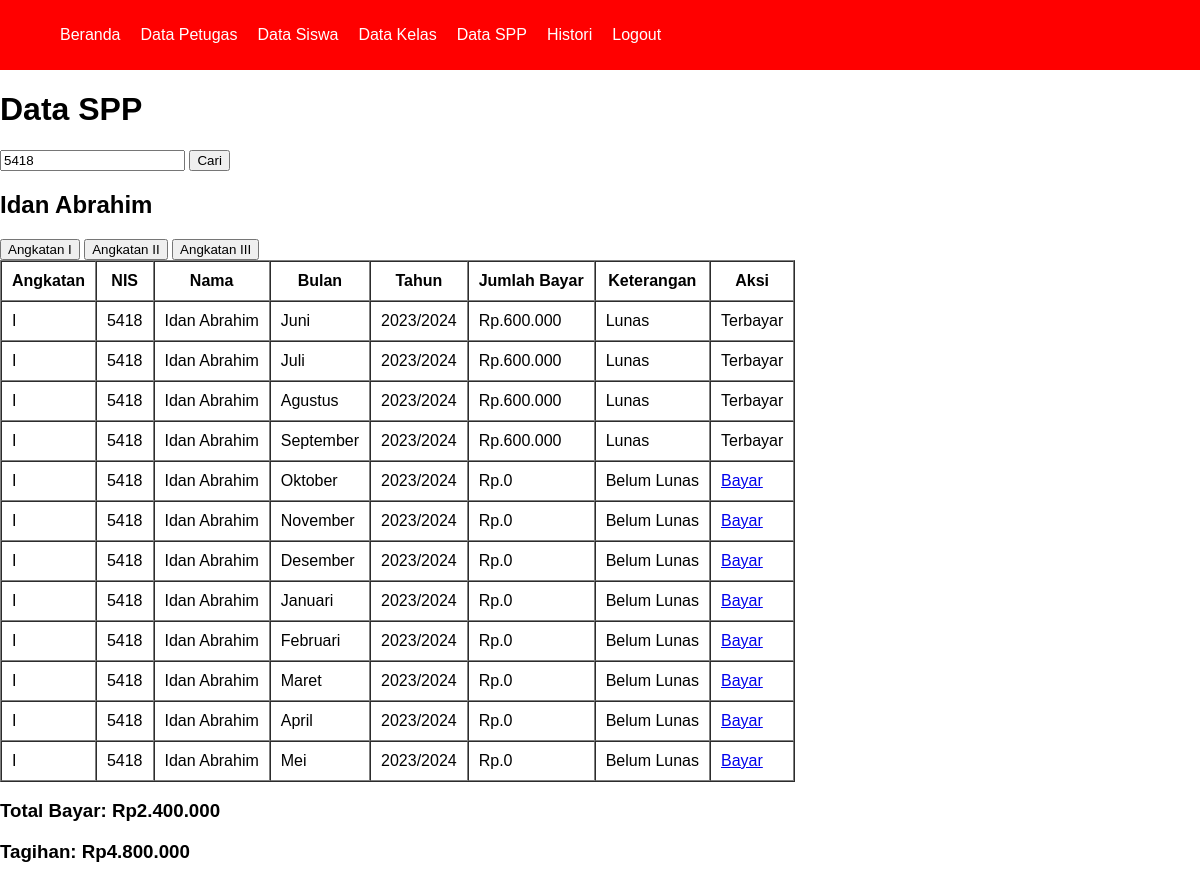
Screenshot of /pembayaran/pembayaran.php?keyword=5418 (signed in) with the database file from the repository.
### tables this page shows
CREATE TABLE `tb_siswa` (
  `nis` int(11) NOT NULL,
  `nama_siswa` varchar(100) NOT NULL,
  `password` varchar(10) NOT NULL,
  `id_kelas` varchar(10) NOT NULL,
  `jenis_kelamin` varchar(10) NOT NULL,
  `alamat` varchar(100) NOT NULL
);

CREATE TABLE `tb_pembayaran` (
  `id_pembayaran` int(11) NOT NULL,
  `nis` int(11) NOT NULL,
  `bulan` varchar(50) NOT NULL,
  `tahun` varchar(50) NOT NULL,
  `jumlah_bayar` double DEFAULT NULL,
  `angkatan` varchar(10) NOT NULL
);

### pembayaran/functions_pembayaran.php (called while the page is built, shortened)
<?php
        $conn = mysqli_connect("localhost", "root", "", "spp_db");
        function query($query){
            global $conn;
            $result = mysqli_query($conn, $query);
            $rows = [];
            while( $row = mysqli_fetch_assoc($result)) {
                $rows[] = $row;
            }
            return $rows;
        }

### pembayaran/pembayaran.php (the view, shortened to what this page needs)
<?php
    require 'functions_pembayaran.php';
    require '../views/template/navbar.php';
    if(isset($_GET['keyword'])) {
        $keyword = $_GET['keyword'];
        $nama = query("SELECT * FROM tb_siswa WHERE nis = $keyword");
        $pembayaran = query("SELECT * FROM tb_pembayaran INNER JOIN tb_siswa USING(nis) WHERE nis = $keyword AND angkatan = 'I'");
        $tagihan = query("SELECT SUM(jumlah_bayar) FROM tb_pembayaran INNER JOIN tb_siswa USING(nis) WHERE nis = $keyword AND angkatan='I'")[0];
    }
?>
<!DOCTYPE html>
<html lang="en">
<head>
    <link rel="stylesheet" href="../CSS/style.css">
</head>
<body>
    <h1>Data SPP</h1>
    <form action="" method="GET" autocomplete="off" class="search-form">
        <?php if (!isset($_GET['keyword'])) : ?>
        <input type="text" name="keyword" placeholder="Cari NIS"  maxlength="4" required>
        <?php else : ?>
        <input type="text" name="keyword" placeholder="Cari NIS" value="<?= $_GET['keyword']; ?>"  maxlength="4" required>
        <?php endif; ?>
        <button type="submit">Cari</button>
    </form>
    <?php if (isset($_GET['keyword'])) : ?>
        <h2><?= $nama[0]["nama_siswa"]; ?></h2>
        <form action="" method="POST">
            <button type="submit" name="angkatan-1">Angkatan I</button>
            <button type="submit" name="angkatan-2">Angkatan II</button>
            <button type="submit" name="angkatan-3">Angkatan III</button>
        </form>
        <table border="1" cellspacing="0" cellpadding="10">
            <tr>
                <th>Angkatan</th>
                <th>NIS</th>
                <th>Nama</th>
                <th>Bulan</th>
                <th>Tahun</th>
                <th>Jumlah Bayar</th>
                <th>Keterangan</th>
                <th>Aksi</th>
            </tr>
            <?php foreach($pembayaran as $row) : ?>
            <tr>
                <td><?= $row["angkatan"]; ?></td>
                <td><?= $row["nis"]; ?></td>
                <td><?= $row["nama_siswa"]; ?></td>
                <td><?= $row["bulan"]; ?></td>
                <td><?= $row["tahun"]; ?></td>
                <td>Rp.<?= number_format($row["jumlah_bayar"], 0, ',', '.'); ?></td>
                <td>
                    <?php
                        if($row["jumlah_bayar"] > 0){
                            echo "Lunas";
                        } else{
                            echo "Belum Lunas";
                        }
                    ?>
                </td>
                <?php
                    if($row["jumlah_bayar"] == 600000){
                ?> <td>Terbayar</td>
                <?php
                    } else{
                ?>
                <td>
                    <a href="proses_bayar.php?id_pembayaran=<?= $row["id_pembayaran"]; ?>&nis=<?= $row["nis"]; ?>">Bayar</a>
                </td>
                <?php
                    }
                ?>
            </tr>
            <?php endforeach; ?>
        </table>
        <h3>Total Bayar: Rp<?= number_format($tagihan['SUM(jumlah_bayar)'], 0, ',', '.'); ?></h3>
        <?php $totalNominal = 600000 * 12; ?>
        <h3>Tagihan: Rp<?= number_format($totalNominal - (int) $tagihan['SUM(jumlah_bayar)'], 0, ',', '.'); ?></h3>
    <?php endif; ?>
</body>
</html>

### CSS/style.css (style rules this page uses)
html, body { margin: 0; padding: 0; box-sizing: border-box; font-family: 'Gill Sans', 'Gill Sans MT', Calibri, 'Trebuchet MS', sans-serif; overflow-x: hidden; }

### views/template/navbar.php (style rules this page uses)
html, body { margin: 0; padding: 0; box-sizing: border-box; }

### rows the page displays
tb_siswa: nama_siswa "Idan Abrahim"
tb_pembayaran: angkatan "I", nis "5418", nis.nama_siswa "Idan Abrahim", bulan "Juni", tahun "2023/2024", jumlah_bayar "600.000", shows "Lunas", shows "Terbayar"
tb_pembayaran: angkatan "I", nis "5418", nis.nama_siswa "Idan Abrahim", bulan "Juli", tahun "2023/2024", jumlah_bayar "600.000", shows "Lunas", shows "Terbayar"
tb_pembayaran: angkatan "I", nis "5418", nis.nama_siswa "Idan Abrahim", bulan "Agustus", tahun "2023/2024", jumlah_bayar "600.000", shows "Lunas", shows "Terbayar"
tb_pembayaran: angkatan "I", nis "5418", nis.nama_siswa "Idan Abrahim", bulan "September", tahun "2023/2024", jumlah_bayar "600.000", shows "Lunas", shows "Terbayar"
tb_pembayaran: angkatan "I", nis "5418", nis.nama_siswa "Idan Abrahim", bulan "Oktober", tahun "2023/2024", jumlah_bayar "0", shows "Belum Lunas"
tb_pembayaran: angkatan "I", nis "5418", nis.nama_siswa "Idan Abrahim", bulan "November", tahun "2023/2024", jumlah_bayar "0", shows "Belum Lunas"
tb_pembayaran: angkatan "I", nis "5418", nis.nama_siswa "Idan Abrahim", bulan "Desember", tahun "2023/2024", jumlah_bayar "0", shows "Belum Lunas"
tb_pembayaran: angkatan "I", nis "5418", nis.nama_siswa "Idan Abrahim", bulan "Januari", tahun "2023/2024", jumlah_bayar "0", shows "Belum Lunas"
tb_pembayaran: angkatan "I", nis "5418", nis.nama_siswa "Idan Abrahim", bulan "Februari", tahun "2023/2024", jumlah_bayar "0", shows "Belum Lunas"
tb_pembayaran: angkatan "I", nis "5418", nis.nama_siswa "Idan Abrahim", bulan "Maret", tahun "2023/2024", jumlah_bayar "0", shows "Belum Lunas"
tb_pembayaran: angkatan "I", nis "5418", nis.nama_siswa "Idan Abrahim", bulan "April", tahun "2023/2024", jumlah_bayar "0", shows "Belum Lunas"
tb_pembayaran: angkatan "I", nis "5418", nis.nama_siswa "Idan Abrahim", bulan "Mei", tahun "2023/2024", jumlah_bayar "0", shows "Belum Lunas"

### other values shown
$tagihan['SUM(jumlah_bayar)'] "2.400.000"
$totalNominal - (int) $tagihan['SUM(jumlah_bayar)'] "4.800.000"
